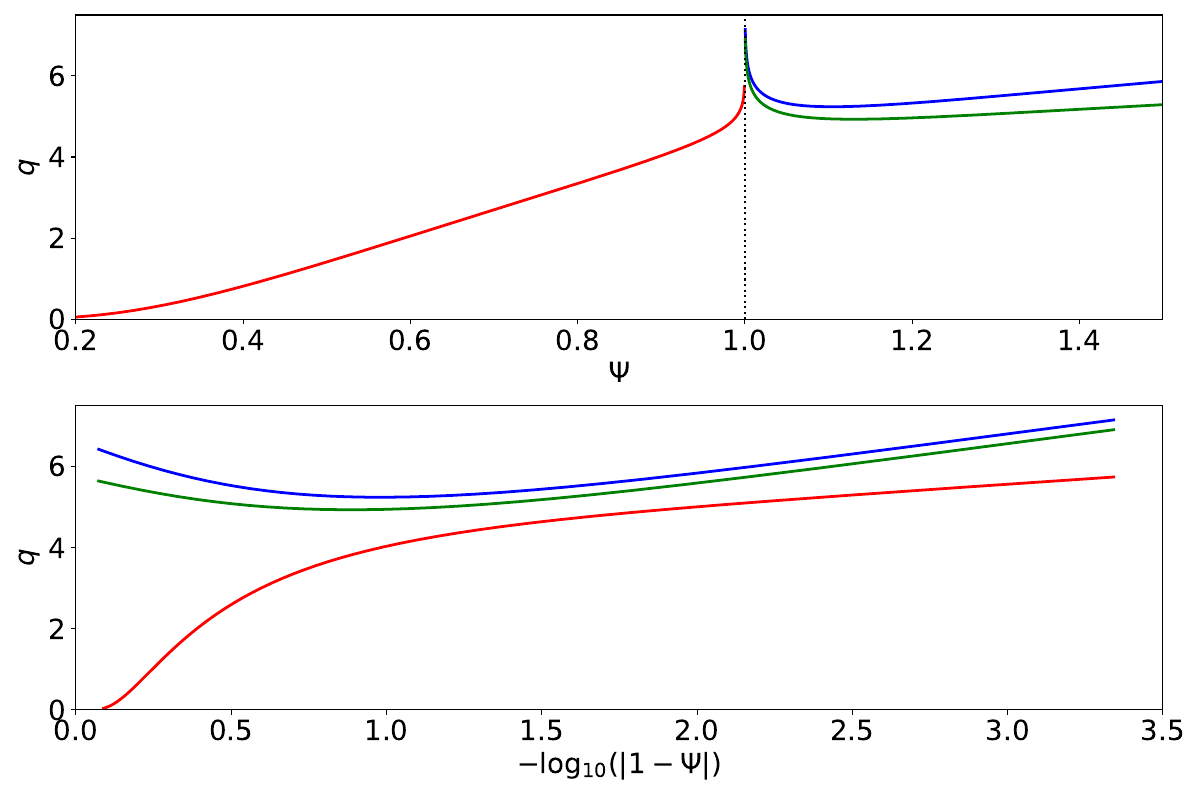

Python code for this plot:
# Script to plot safety-factor in simple two-filament model

import numpy as np
import math
from scipy.integrate import solve_ivp
from scipy.optimize import root_scalar
import matplotlib.pyplot as plt

beta = 0.2
qast = 12.0

def Psi (X, Y):

    f1 = X*X + Y*Y
    f2 = X*X + (Y + 1.) * (Y + 1.)

    return 0.5 * math.log (f1) + 0.5 * beta * math.log (f2)

def PsiX (X, Y):

    f1 = X*X + Y*Y
    f2 = X*X + (Y + 1.) * (Y + 1.)

    return X /f1 + beta * X /f2

def PsiY (X, Y):

    f1 = X*X + Y*Y
    f2 = X*X + (Y + 1.) * (Y + 1.)

    return Y /f1 + beta * (Y + 1.) /f2

def Rhs (t, y):

    X, Y, phi, omega = y

    psiX = PsiX (X, Y)
    psiY = PsiY (X, Y)

    gradPsi = math.sqrt (psiX * psiX + psiY * psiY)
    L2      = X*X + Y*Y

    dXdt     = - psiY /gradPsi
    dYdt     =   psiX /gradPsi
    dphidt   =   qast /gradPsi
    domegadt = (X * psiX + Y * psiY) /L2 /gradPsi

    return [dXdt, dYdt, dphidt, domegadt]

def Rhs1 (t, y):

    X, Y, phi, omega = y

    psiX = PsiX (X, Y)
    psiY = PsiY (X, Y)

    gradPsi = math.sqrt (psiX * psiX + psiY * psiY)
    L2      = X*X + Y*Y

    dXdt     = 1.
    dYdt     = 0.
    dphidt   = 0.
    domegadt = - Y /L2

    return [dXdt, dYdt, dphidt, domegadt]

def Stop_Condition (t, y):
    
    X, Y, phi, omega = y

    return omega - 2.*math.pi

Stop_Condition.terminal  = True   
Stop_Condition.direction = +1  

X_x   = 0.
Y_x   = - 1. /(1. + beta)
Psi_x = math.log (beta ** beta /(1. + beta) ** (1. + beta))

Y_d = (-1. + Y_x) /2.

def Stop_Condition1 (t, y):
    
    X, Y, phi, omega = y

    return Y - Y_d

Stop_Condition1.terminal  = True   
Stop_Condition1.direction = -1  

def F (Y):

    f1 = Y*Y
    f2 = (Y+1.)*(Y+1.)

    return 0.5 * math.log (f1) + 0.5 * beta * math.log (f2) - Psi_x

Y_c = root_scalar(F, bracket=[0.01, 1.]).root
X_c = 0.

def Get_q (y):
    
    X     = 0.0
    Y     = y*Y_c 
    phi   = 0.0
    omega = 0.0
 
    y0 = [X, Y, phi, omega]
    
    sol = solve_ivp(
        Rhs,
        [0., 100.],
        y0,
        method       = 'RK45',
        events       = Stop_Condition,
        dense_output = False,
        rtol         = 1e-8,
        atol         = 1e-10
    )
    
    qval = sol.y[2][-1] /2./math.pi

    return qval

def Get_q1 (y):

    X     = 0.0
    Y     = y*Y_c 
    phi   = 0.0
    omega = 0.0

    y0 = [X, Y, phi, omega]

    sol1 = solve_ivp(
        Rhs,
        [0., 100.],
        y0,
        method       = 'RK45',
        events       = Stop_Condition1,
        dense_output = False,
        rtol         = 1e-8,
        atol         = 1e-10
    )
    
    X_d = sol1.y[0][-1]

    def Stop_Condition2 (t, y):
    
        X, Y, phi, omega = y
        
        return X + X_d
    
    Stop_Condition2.terminal  = True   
    Stop_Condition2.direction = +1
    
    sol2 = solve_ivp(
        Rhs1,
        [0., 100.],
        [sol1.y[0][-1], sol1.y[1][-1], sol1.y[2][-1], sol1.y[3][-1]],
        method       = 'RK45',
        events       = Stop_Condition2,
        dense_output = True,
        rtol         = 1e-8,
        atol         = 1e-10
    )
    
    sol3 = solve_ivp(
        Rhs,
        [0., 100.],
        [sol2.y[0][-1], sol2.y[1][-1], sol2.y[2][-1], sol2.y[3][-1]],
        method       = 'RK45',
        events       = Stop_Condition,
        dense_output = True,
        rtol         = 1e-8,
        atol         = 1e-10
    )

    qval = sol3.y[2][-1] /2./math.pi

    return qval

yy = np.logspace (-1., -1.e-5, 5000, base = 10.0)
qq = []
pp = []
pl = []

n = 0
for y in yy:

    qval = Get_q (y)
    psi  = Psi_x /Psi (X_c, y*Y_c)

    qq.append (qval)
    pp.append (psi)
    pl.append (-math.log10(1.-psi))

    if n%1000 == 0:
        print ("n = %3d" % n)

    n = n + 1

yy1 = np.logspace (1.e-4, 0.1, 5000, base = 10.0)
qq1 = []
pp1 = []
pl1 = []

n = 0
for y in yy1:

    qval = Get_q (y)
    psi  = Psi_x /Psi (X_c, y*Y_c)

    qq1.append (qval)
    pp1.append (psi)
    pl1.append (-math.log10(psi - 1.))

    if n%1000 == 0:
        print ("n = %3d" % n)

    n = n + 1

qq2 = []
pp2 = []
pl2 = []

n = 0
for y in yy1:

    qval = Get_q1 (y)
    psi  = Psi_x /Psi (X_c, y*Y_c)

    qq2.append (qval)
    pp2.append (psi)
    pl2.append (-math.log10(psi - 1.))

    if n%1000 == 0:
        print ("n = %3d" % n)

    n = n + 1    
    
fig = plt.figure (figsize = (12.0, 8.0))
plt.rc ('xtick', labelsize = 20) 
plt.rc ('ytick', labelsize = 20) 

plt.subplot (2, 1, 1)

plt.plot    (pp,  qq,  color = "red",   linewidth = 2)
plt.plot    (pp1, qq1, color = "blue",  linewidth = 2)
plt.plot    (pp2, qq2, color = "green", linewidth = 2)
plt.axvline (1.,       color = 'black', linewidth = 1.5, linestyle = 'dotted')

plt.xlim (0.2, 1.5)
plt.ylim (0.,  7.5)

plt.xlabel (r'$\Psi$', fontsize = "20")
plt.ylabel (r'$q$',    fontsize = "20")

plt.subplot (2, 1, 2)

plt.plot    (pl,  qq,  color = "red",   linewidth = 2)
plt.plot    (pl1, qq1, color = "blue",  linewidth = 2)
plt.plot    (pl2, qq2, color = "green", linewidth = 2)

plt.xlim (0., 3.25)
plt.ylim (0., 7.5)

plt.xlabel (r'$-\log_{10}(|\Psi-1|)$', fontsize = "20")
plt.ylabel (r'$q$',                    fontsize = "20")

plt.tight_layout ()
#plt.show ()
plt.savefig ("Figure2.pdf")
